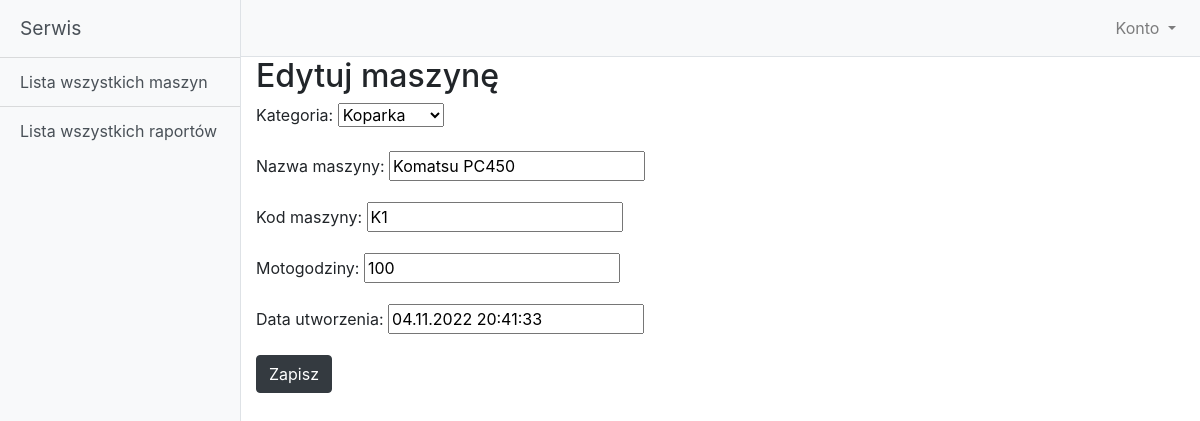
Screenshot of /machine/update/1 (signed in) with the database file from the repository.
### machine/models.py (models this page shows, shortened)
class Machine(models.Model):
    category = models.ForeignKey(Category, on_delete=models.CASCADE, verbose_name="Kategoria")
    name = models.CharField(max_length=100, verbose_name="Nazwa maszyny", null=False)
    code = models.CharField(max_length=50, verbose_name="Kod maszyny", null=False)
    mth = models.IntegerField(verbose_name="Motogodziny", null=False)
    created_date = models.DateTimeField(
        default=timezone.now, verbose_name="Data utworzenia")

class Category(models.Model):
    name = models.CharField(max_length=50, verbose_name="Nazwa kategorii")
    def __str__(self):
        return self.name

### machine/views.py (the view)
# urls.py: path('update/<int:machine_id>', views.update, name='update-machine'),
@login_required
def update(request, machine_id):
    machine = get_object_or_404(Machine, id=machine_id)
    if request.method == 'POST':
        form = MachineForm(request.POST, instance=machine)
        if form.is_valid():
            machine = form.save(commit=False)
            machine.save()
            return redirect('machine-list')
    else:
        form = MachineForm(instance=machine)
    return render(request, 'edit.html', {'form': form})

### machine/forms.py
class MachineForm(forms.ModelForm):
    class Meta:
        model = models.Machine
        fields = "__all__"

### machine/templates/edit.html (shortened to what this page needs)
{% extends 'base.html' %}
{% block content %}
    <form class="form-horizontal" id="MachineForm" role="form" method="POST" action="">
       <h2>Edytuj maszynę</h2>
       {{ form.as_p }}
       <button type="submit" class="btn btn-dark" form="MachineForm">Zapisz</button>
    </form>
{% endblock %}

### mysite/static/css/simple-sidebar.css (style rules this page uses)
body { overflow-x: hidden; }

### rows the page displays
Machine: category "Koparka", code "K1", mth "100", created_date "04.11.2022 20:41:33"
Category: name "Komatsu PC450"
